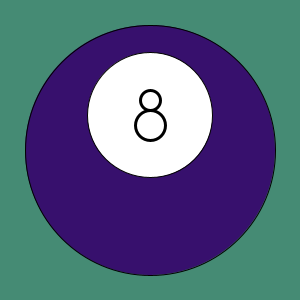
Frame 1 (no input)
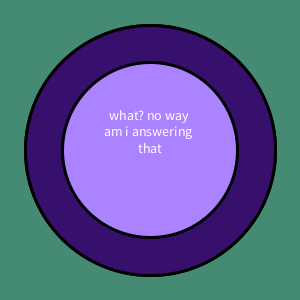
Frame 2 (the mouse pressed at the canvas centre, redrawn once)

The Processing sketch that drew these frames (run headless with seeded random() and noise(); the mouse was pressed at the canvas centre and the sketch redrawn once):

// Processing sketch: processing_81146
// ── processing_81146.pde

//Julie O, CP1 Mods 4/5, Magic 8 Ball

boolean modeAnswer = false;
String[]answers = {"i sure hope so.", "YOU BETCHA \n*Sarah Palin wink*", "haha, yeah right...","i'd tell you, \nbut the answer \nwould make you \nhit me","not in a \nmillion years,\ndude","what? no way \nam i answering \nthat","the answer is 42","what a weird \nquestion. lemme think. \nask again","sure, why not?"};

void setup()
{
  size(300,300);
  smooth();
  background(69,139,116);
  frameRate(5);
  noLoop();
  text("",-100,-100);
}

void draw()
{
  fill(55,16,109);
  ellipse(150,150,250,250);
  fill(255,255,255);
  ellipse(150,115,125,125);
  stroke(0,0,0);
  strokeWeight(3);
  ellipse(150,100,20,20);
  ellipse(150,125,30,30);
  if (modeAnswer == true)
  {
    fill(55,16,109);
    ellipse(150,150,250,250);
    fill(171,130,255);
    ellipse(150,150,175,175);
    fill(255);
    textAlign(CENTER);
    textSize(14);
    text(answers[int(random(answers.length))],150,120);
  }
}

void mousePressed()
{
  if(mouseX>50 && mouseY<250 && mouseY>50 && mouseY<250)
  {
    modeAnswer = true;
    redraw();
  }
//  if(mouseX>250 && mouseY<50 && mouseY>0 && mouseX<300)
//  {
//    modeAnswer = false;
//    redraw();
//  }
}

void mouseReleased()
{
  modeAnswer = false;
  fill(255);
  redraw();
}
